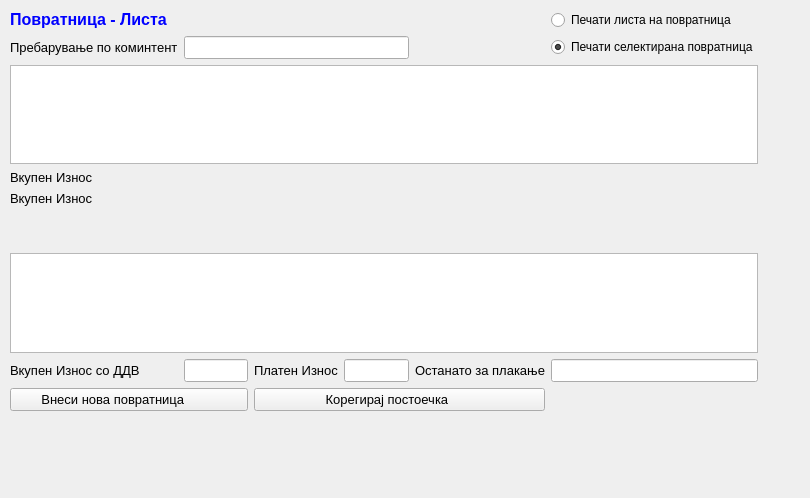
<?xml version="1.0" encoding="UTF-8"?>
<ui version="4.0">
 <class>PovratniciLista</class>
 <widget class="QWidget" name="PovratniciLista">
  <property name="geometry">
   <rect>
    <x>0</x>
    <y>0</y>
    <width>810</width>
    <height>498</height>
   </rect>
  </property>
  <property name="windowTitle">
   <string>Form</string>
  </property>
  <widget class="QWidget" name="layoutWidget">
   <property name="geometry">
    <rect>
     <x>10</x>
     <y>10</y>
     <width>748</width>
     <height>401</height>
    </rect>
   </property>
   <layout class="QGridLayout" name="gridLayout">
    <item row="0" column="0">
     <widget class="QLabel" name="label_4">
      <property name="font">
       <font>
        <pointsize>10</pointsize>
       </font>
      </property>
      <property name="text">
       <string>&lt;!DOCTYPE HTML PUBLIC &quot;-//W3C//DTD HTML 4.0//EN&quot; &quot;http://www.w3.org/TR/REC-html40/strict.dtd&quot;&gt;
&lt;html&gt;&lt;head&gt;&lt;meta name=&quot;qrichtext&quot; content=&quot;1&quot; /&gt;&lt;style type=&quot;text/css&quot;&gt;
p, li { white-space: pre-wrap; }
&lt;/style&gt;&lt;/head&gt;&lt;body style=&quot; font-family:'Sans Serif'; font-size:10pt; font-weight:400; font-style:normal;&quot;&gt;
&lt;p style=&quot; margin-top:0px; margin-bottom:0px; margin-left:0px; margin-right:0px; -qt-block-indent:0; text-indent:0px;&quot;&gt;&lt;span style=&quot; font-family:'MS Shell Dlg 2'; font-size:12pt; font-weight:600; color:#0000ff;&quot;&gt;Повратница - Листа&lt;/span&gt;&lt;/p&gt;&lt;/body&gt;&lt;/html&gt;</string>
      </property>
     </widget>
    </item>
    <item row="0" column="1">
     <spacer name="horizontalSpacer">
      <property name="orientation">
       <enum>Qt::Horizontal</enum>
      </property>
      <property name="sizeHint" stdset="0">
       <size>
        <width>40</width>
        <height>20</height>
       </size>
      </property>
     </spacer>
    </item>
    <item row="0" column="2">
     <spacer name="horizontalSpacer_3">
      <property name="orientation">
       <enum>Qt::Horizontal</enum>
      </property>
      <property name="sizeHint" stdset="0">
       <size>
        <width>40</width>
        <height>20</height>
       </size>
      </property>
     </spacer>
    </item>
    <item row="0" column="3">
     <spacer name="horizontalSpacer_5">
      <property name="orientation">
       <enum>Qt::Horizontal</enum>
      </property>
      <property name="sizeHint" stdset="0">
       <size>
        <width>40</width>
        <height>20</height>
       </size>
      </property>
     </spacer>
    </item>
    <item row="0" column="4">
     <spacer name="horizontalSpacer_6">
      <property name="orientation">
       <enum>Qt::Horizontal</enum>
      </property>
      <property name="sizeHint" stdset="0">
       <size>
        <width>40</width>
        <height>20</height>
       </size>
      </property>
     </spacer>
    </item>
    <item row="0" column="5">
     <widget class="QRadioButton" name="radioButton">
      <property name="text">
       <string>Печати листа на повратница</string>
      </property>
     </widget>
    </item>
    <item row="1" column="0">
     <widget class="QLabel" name="label_8">
      <property name="font">
       <font>
        <pointsize>10</pointsize>
       </font>
      </property>
      <property name="text">
       <string>Пребарување по коминтент</string>
      </property>
     </widget>
    </item>
    <item row="1" column="1" colspan="3">
     <widget class="QLineEdit" name="lineEdit_7">
      <property name="font">
       <font>
        <pointsize>10</pointsize>
       </font>
      </property>
     </widget>
    </item>
    <item row="1" column="5">
     <widget class="QRadioButton" name="radioButton_2">
      <property name="text">
       <string>Печати селектирана повратница</string>
      </property>
      <property name="checked">
       <bool>true</bool>
      </property>
     </widget>
    </item>
    <item row="2" column="0" colspan="6">
     <widget class="QTableView" name="tableView">
      <property name="palette">
       <palette>
        <active>
         <colorrole role="AlternateBase">
          <brush brushstyle="SolidPattern">
           <color alpha="255">
            <red>234</red>
            <green>234</green>
            <blue>234</blue>
           </color>
          </brush>
         </colorrole>
        </active>
        <inactive>
         <colorrole role="AlternateBase">
          <brush brushstyle="SolidPattern">
           <color alpha="255">
            <red>234</red>
            <green>234</green>
            <blue>234</blue>
           </color>
          </brush>
         </colorrole>
        </inactive>
        <disabled>
         <colorrole role="AlternateBase">
          <brush brushstyle="SolidPattern">
           <color alpha="255">
            <red>234</red>
            <green>234</green>
            <blue>234</blue>
           </color>
          </brush>
         </colorrole>
        </disabled>
       </palette>
      </property>
      <property name="font">
       <font>
        <pointsize>10</pointsize>
       </font>
      </property>
      <property name="alternatingRowColors">
       <bool>true</bool>
      </property>
     </widget>
    </item>
    <item row="3" column="0">
     <widget class="QLabel" name="label_11">
      <property name="font">
       <font>
        <pointsize>10</pointsize>
       </font>
      </property>
      <property name="text">
       <string>Вкупен Износ </string>
      </property>
     </widget>
    </item>
    <item row="4" column="0">
     <widget class="QLabel" name="label_12">
      <property name="font">
       <font>
        <pointsize>10</pointsize>
       </font>
      </property>
      <property name="text">
       <string>Вкупен Износ </string>
      </property>
     </widget>
    </item>
    <item row="5" column="0">
     <widget class="QLabel" name="label_13">
      <property name="palette">
       <palette>
        <active>
         <colorrole role="Text">
          <brush brushstyle="SolidPattern">
           <color alpha="255">
            <red>0</red>
            <green>0</green>
            <blue>255</blue>
           </color>
          </brush>
         </colorrole>
        </active>
        <inactive>
         <colorrole role="Text">
          <brush brushstyle="SolidPattern">
           <color alpha="255">
            <red>0</red>
            <green>0</green>
            <blue>255</blue>
           </color>
          </brush>
         </colorrole>
        </inactive>
        <disabled>
         <colorrole role="Text">
          <brush brushstyle="SolidPattern">
           <color alpha="255">
            <red>120</red>
            <green>120</green>
            <blue>120</blue>
           </color>
          </brush>
         </colorrole>
        </disabled>
       </palette>
      </property>
      <property name="font">
       <font>
        <pointsize>10</pointsize>
        <weight>75</weight>
        <bold>true</bold>
       </font>
      </property>
      <property name="text">
       <string/>
      </property>
     </widget>
    </item>
    <item row="6" column="0">
     <widget class="QLabel" name="label">
      <property name="font">
       <font>
        <weight>75</weight>
        <bold>true</bold>
       </font>
      </property>
      <property name="text">
       <string/>
      </property>
     </widget>
    </item>
    <item row="7" column="0" colspan="6">
     <widget class="QTableView" name="tableView_2">
      <property name="font">
       <font>
        <pointsize>10</pointsize>
       </font>
      </property>
      <property name="alternatingRowColors">
       <bool>true</bool>
      </property>
     </widget>
    </item>
    <item row="8" column="0">
     <widget class="QLabel" name="label_7">
      <property name="font">
       <font>
        <pointsize>10</pointsize>
       </font>
      </property>
      <property name="text">
       <string>Вкупен Износ со ДДВ </string>
      </property>
     </widget>
    </item>
    <item row="8" column="1">
     <widget class="QLineEdit" name="lineEdit_6">
      <property name="font">
       <font>
        <pointsize>10</pointsize>
        <weight>75</weight>
        <bold>true</bold>
       </font>
      </property>
      <property name="alignment">
       <set>Qt::AlignRight|Qt::AlignTrailing|Qt::AlignVCenter</set>
      </property>
      <property name="readOnly">
       <bool>true</bool>
      </property>
     </widget>
    </item>
    <item row="8" column="2">
     <widget class="QLabel" name="label_9">
      <property name="font">
       <font>
        <pointsize>10</pointsize>
       </font>
      </property>
      <property name="text">
       <string>Платен Износ</string>
      </property>
     </widget>
    </item>
    <item row="8" column="3">
     <widget class="QLineEdit" name="lineEdit_8">
      <property name="font">
       <font>
        <pointsize>10</pointsize>
        <weight>75</weight>
        <bold>true</bold>
       </font>
      </property>
      <property name="alignment">
       <set>Qt::AlignRight|Qt::AlignTrailing|Qt::AlignVCenter</set>
      </property>
      <property name="readOnly">
       <bool>true</bool>
      </property>
     </widget>
    </item>
    <item row="8" column="4">
     <widget class="QLabel" name="label_10">
      <property name="font">
       <font>
        <pointsize>10</pointsize>
       </font>
      </property>
      <property name="text">
       <string>Останато за плакање</string>
      </property>
     </widget>
    </item>
    <item row="8" column="5">
     <widget class="QLineEdit" name="lineEdit_9">
      <property name="font">
       <font>
        <pointsize>10</pointsize>
        <weight>75</weight>
        <bold>true</bold>
       </font>
      </property>
      <property name="alignment">
       <set>Qt::AlignRight|Qt::AlignTrailing|Qt::AlignVCenter</set>
      </property>
      <property name="readOnly">
       <bool>true</bool>
      </property>
     </widget>
    </item>
    <item row="9" column="0" colspan="2">
     <widget class="QPushButton" name="pushButton">
      <property name="font">
       <font>
        <pointsize>10</pointsize>
       </font>
      </property>
      <property name="text">
       <string>Внеси нова повратница         </string>
      </property>
      <property name="icon">
       <iconset>
        <normaloff>../../../Brisi/sterna/Resources/key_f2.png</normaloff>../../../Brisi/sterna/Resources/key_f2.png</iconset>
      </property>
     </widget>
    </item>
    <item row="9" column="2" colspan="3">
     <widget class="QPushButton" name="pushButton_2">
      <property name="font">
       <font>
        <pointsize>10</pointsize>
       </font>
      </property>
      <property name="text">
       <string>Корегирај постоечка       </string>
      </property>
      <property name="icon">
       <iconset>
        <normaloff>../../../Brisi/sterna/Resources/key_f3.png</normaloff>../../../Brisi/sterna/Resources/key_f3.png</iconset>
      </property>
     </widget>
    </item>
   </layout>
  </widget>
 </widget>
 <resources/>
 <connections/>
</ui>
